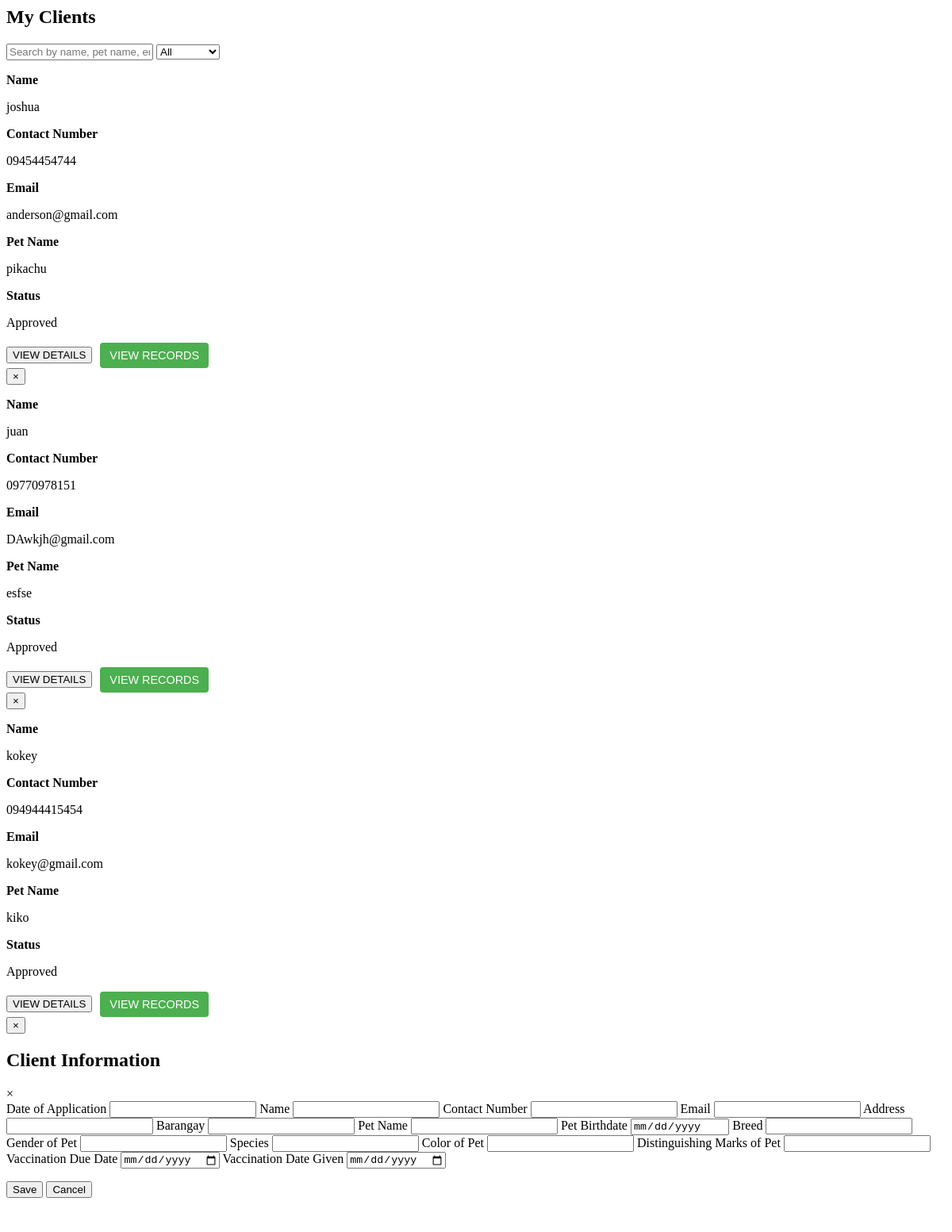
The app's page /vetpages/Clients.php (upper part), older data.
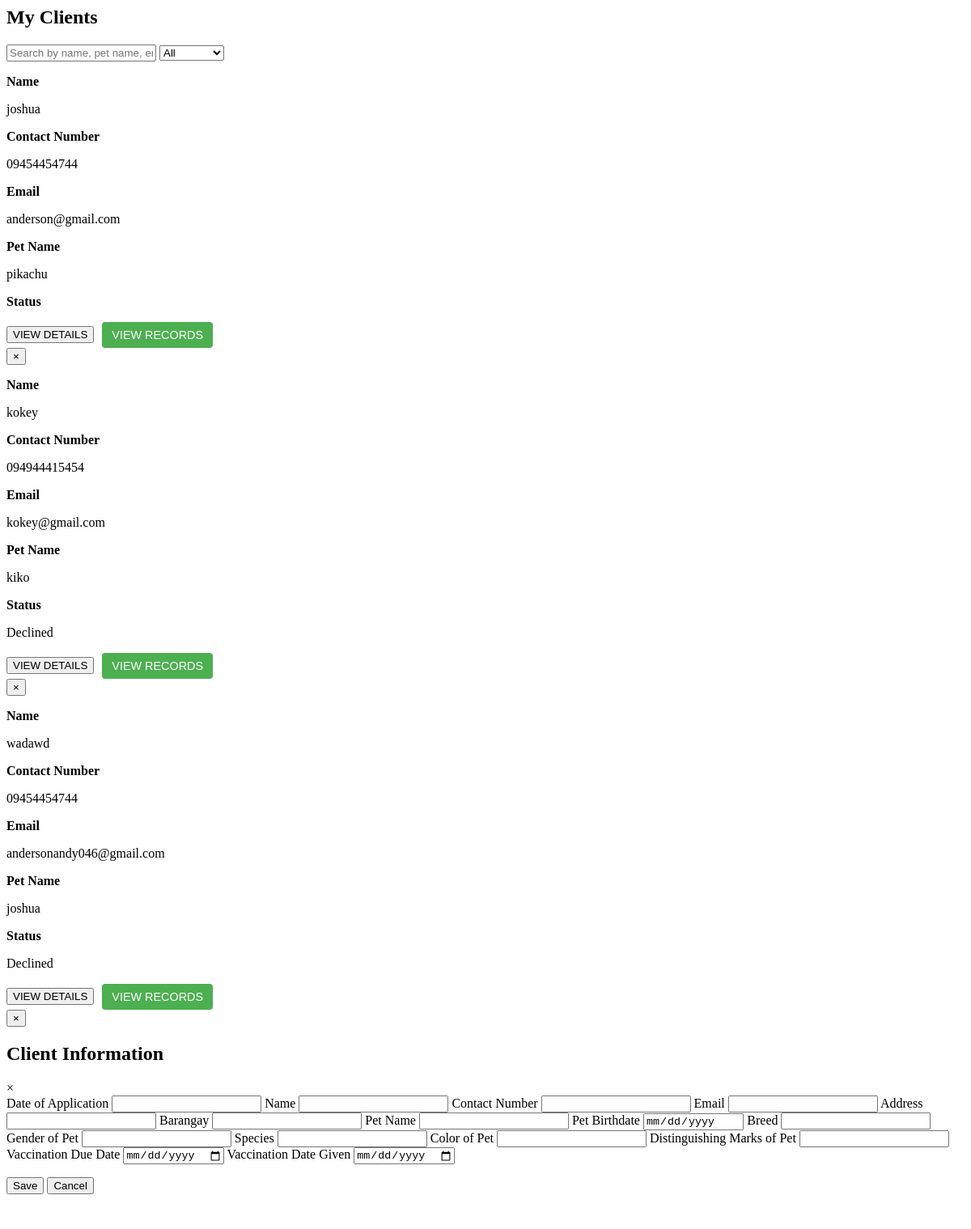
The same page, newer data.
### tables this page shows
CREATE TABLE `pets_info` (
  `pet_id` int(11) NOT NULL,
  `pets_UserID` int(11) NOT NULL,
  `pet_photo_owner` varchar(255) DEFAULT NULL,
  `pet_validIDName` varchar(255) DEFAULT NULL,
  `pet_date_application` date NOT NULL,
  `pet_owner_name` varchar(60) NOT NULL,
  `pet_owner_age` int(11) NOT NULL,
  `pet_owner_gender` varchar(60) NOT NULL,
  `pet_owner_birthday` date NOT NULL,
  `pet_owner_telMobile` varchar(60) NOT NULL,
  `pet_owner_email` varchar(60) NOT NULL,
  `pet_owner_home_address` varchar(60) NOT NULL,
  `pet_owner_barangay` varchar(255) NOT NULL,
  `pet_name` varchar(60) NOT NULL,
  `pet_age` varchar(60) NOT NULL,
  `pet_gender` varchar(60) NOT NULL,
  `pet_species` varchar(60) NOT NULL,
  `pet_breed` varchar(60) NOT NULL,
  `pet_weight` varchar(60) NOT NULL,
  `pet_color` varchar(60) NOT NULL,
  `pet_marks` varchar(60) NOT NULL,
  `pet_birthday` date NOT NULL,
  `pet_antiRabies_vac_date` date NOT NULL,
  `pet_antiRabies_expi_date` date NOT NULL,
  `pet_antiRabPic` varchar(255) DEFAULT NULL,
  `pet_vet_clinic` varchar(255) NOT NULL,
  `pet_vet_name` varchar(60) NOT NULL,
  `pet_vet_clinic_address` varchar(255) NOT NULL,
  `pet_vet_contact_info` varchar(255) NOT NULL,
  `pet_owner_signature` varchar(255) DEFAULT NULL,
  `pet_date_signed` date NOT NULL,
  `pet_qr_code` varchar(255) DEFAULT NULL,
  `pet_status` varchar(255) NOT NULL DEFAULT 'pending'
);

### api/config/dbconnect.php (called while the page is built, shortened)
<?php
class db_connect
{
    public $host = db_host;
    public $user = db_user;
    public $pass = db_pass;
    public $name = db_name;
    public function connect()
    {
        try {
            $this->conn = new mysqli($this->host, $this->user, $this->pass, $this->name);
        } catch (\Throwable $th) {
            header("Location:setup.php");
        }
    }
}
?>

### api/config/class.php (called while the page is built, shortened)
<?php
include ('dbconnect.php');
class global_class extends db_connect
{
    public function fetch_all_pets_info()
    {
        $query = $this->conn->prepare("SELECT * from pets_info where pet_status ='accept_by_lgu' OR pet_status ='declined_by_lgu' OR pet_status ='declined_by_vet' OR pet_status ='accept_by_vet'");
        if ($query->execute()) {
            $result = $query->get_result();
            return $result;
        }
    }
}

### vetpages/Clients.php (the view, shortened to what this page needs)
<section>
    <h1 class="heading">My <span>Clients</span></h1>
    <div class="search-sort-container">
        <input type="text" id="searchBox" placeholder="Search by name, pet name, email, contact number, barangay...">
        <select id="statusFilter">
            <option value="all">All</option>
        </select>
    </div>
    <div class="client-list">
    <?php
        $db = new global_class();
         $fetch_pets = $db->fetch_all_pets_info();
         if (mysqli_num_rows($fetch_pets) > 0):
              foreach ($fetch_pets as $pets):
        ?>
        <div class="client-card" data-status="<?= ($pets['pet_status'] === 'accept_by_lgu') ? 'approved' : ($pets['pet_status'] === 'pending' ? 'pending' : 'declined') ?>">
            <div class="client-info">
                <div class="client-details">
                    <p><strong>Name</strong></p>
                    <p><?= $pets['pet_owner_name'] ?></p>
                </div>
                <div class="client-details">
                    <p><strong>Contact Number</strong></p>
                    <p><?= $pets['pet_owner_telMobile'] ?></p>
                </div>
                <div class="client-details">
                    <p><strong>Email</strong></p>
                    <p><?= $pets['pet_owner_email'] ?></p>
                </div>
                <div class="client-details">
                    <p><strong>Pet Name</strong></p>
                    <p><?= $pets['pet_name'] ?></p>
                </div>
                <div class="client-details">
                    <p><strong>Status</strong></p>
                    <p>
                        <?php
                        if ($pets['pet_status'] === "accept_by_lgu") {
                            echo "Approved";
                        } elseif ($pets['pet_status'] === "pending" || $pets['pet_status'] === "accept_by_vet") {
                            echo "Pending";
                        } elseif ($pets['pet_status'] === "declined_by_vet") {
                            echo "Declined";
                        }
                        ?>
                    </p>
                </div>
            </div>
            <div class="actions">
                <div class="action-buttons">
                    <button class="view-details"
                        data-pet-id="<?= $pets['pet_id'] ?>"
                        data-petOwner='<?= $pets['pet_owner_name'] ?>'
                        data-pet_owner_telMobile='<?= $pets['pet_owner_telMobile'] ?>'
                        data-pet_owner_email='<?= $pets['pet_owner_email'] ?>'
                        data-pet_owner_home_address='<?= $pets['pet_owner_home_address'] ?>'
                        data-pet_owner_barangay='<?= $pets['pet_owner_barangay'] ?>'
                        data-pet_name='<?= $pets['pet_name'] ?>'
                        data-pet_birthday='<?= $pets['pet_birthday'] ?>'
                        data-pet_breed='<?= $pets['pet_breed'] ?>'
                        data-pet_gender='<?= $pets['pet_gender'] ?>'
                        data-pet_species='<?= $pets['pet_species'] ?>'
                        data-pet_color='<?= $pets['pet_color'] ?>'
                        data-pet_marks='<?= $pets['pet_marks'] ?>'
                        data-pet_antiRabies_expi_date='<?= $pets['pet_antiRabies_expi_date'] ?>'
                        data-pet_antiRabies_vac_date='<?= $pets['pet_antiRabies_vac_date'] ?>'
                        data-pet_date_application='<?= $pets['pet_date_application'] ?>'
                    >VIEW DETAILS</button>
                    <button class="view-records"
                        data-pet-id="<?= $pets['pet_id'] ?>"
                        data-pet-name="<?= $pets['pet_name'] ?>"
                        data-pet-owner="<?= $pets['pet_owner_name'] ?>"
                        data-vaccine-due="<?= $pets['pet_antiRabies_expi_date'] ?>"
                        data-vaccine-given="<?= $pets['pet_antiRabies_vac_date'] ?>"
                        style="
                            background: #4CAF50;
                            color: white;
                            border: none;
                            padding: 8px 12px;
                            border-radius: 4px;
                            cursor: pointer;
                            font-size: 0.9rem;
                            margin-left: 5px;
                            transition: background 0.3s;
                        "
                    >VIEW RECORDS</button>
                </div>
                <button class="close-btn">&times;</button>
            </div>
        </div>
        <?php
              endforeach;
            ?>
        <?php else: ?>
            <tr>
                <td colspan="5" class="p-2">No record found.</td>
            </tr>
        <?php endif; ?>
    </div>
</section>
<div id="clientModal" class="approval-modal">
    <div class="client-modal-content">
        <div class="client-modal-header">
            <h2>Client Information</h2>
            <span class="client-close close-clientModal">&times;</span>
        </div>
        <div class="client-modal-body">
        <form id="FrmupdatePetInfo">
            <label for="client-date-application">Date of Application</label>
            <input type="text" id="client-date-application" readonly>
            <label for="client-name">Name</label>
            <input type="text" id="client-name" readonly>
            <label for="client-contact">Contact Number</label>
            <input type="text" id="client-contact" readonly>
            <label for="client-email">Email</label>
            <input type="email" id="client-email" readonly>
            <label for="client-address">Address</label>
            <input type="text" id="client-address" readonly>
            <label for="client-barangay">Barangay</label>
            <input type="text" id="client-barangay" readonly>
            <label for="client-pet-name">Pet Name</label>
            <input type="text" id="client-pet-name" readonly>
            <label for="client-birthdate">Pet Birthdate</label>
            <input type="date" id="client-birthdate" readonly>
            <label for="client-breed">Breed</label>
            <input type="text" id="client-breed" readonly>
            <label for="client-gender">Gender of Pet</label>
            <input type="text" id="client-gender" readonly>
            <label for="client-species">Species</label>
            <input type="text" id="client-species" readonly>
            <label for="client-color">Color of Pet</label>
            <input type="text" id="client-color" readonly>
            <label for="client-mark">Distinguishing Marks of Pet</label>
            <input type="text" id="client-mark" readonly>
            <label for="client-vaccine-due">Vaccination Due Date</label>
            <input type="date" id="client-vaccine-due" name="update_client-vaccine-due">
            <label for="client-vaccine-given">Vaccination Date Given</label>
            <input type="date" id="client-vaccine-given" name="update_client-vaccine-given">
        </div>
        <div class="client-modal-footer">
            <button type="submit" >Save</button>
            <button type="button"id="client-cancelBtn" class="close-clientModal view-details">Cancel</button>
        </div>
    </div>
</div>

### vetpages/Clients.php (style rules this page uses)
.action-buttons { display: flex; align-items: center; gap: 5px; }

Row changes from the older to the newer data that the page shows:
no longer on this page (row edited): pets_info: pet_owner_name "juan", pet_owner_telMobile "09770978151", pet_owner_email "DAwkjh@gmail.com", pet_name "esfse", pet_status "Approved"
changed pets_info "anderson@gmail.com": no longer shows "Approved"
changed pets_info "kokey": pet_status "Approved" → "Declined"
now on this page (row edited): pets_info: pet_owner_name "wadawd", pet_owner_telMobile "09454454744", pet_owner_email "andersonandy046@gmail.com", pet_name "joshua", pet_status "Declined"
